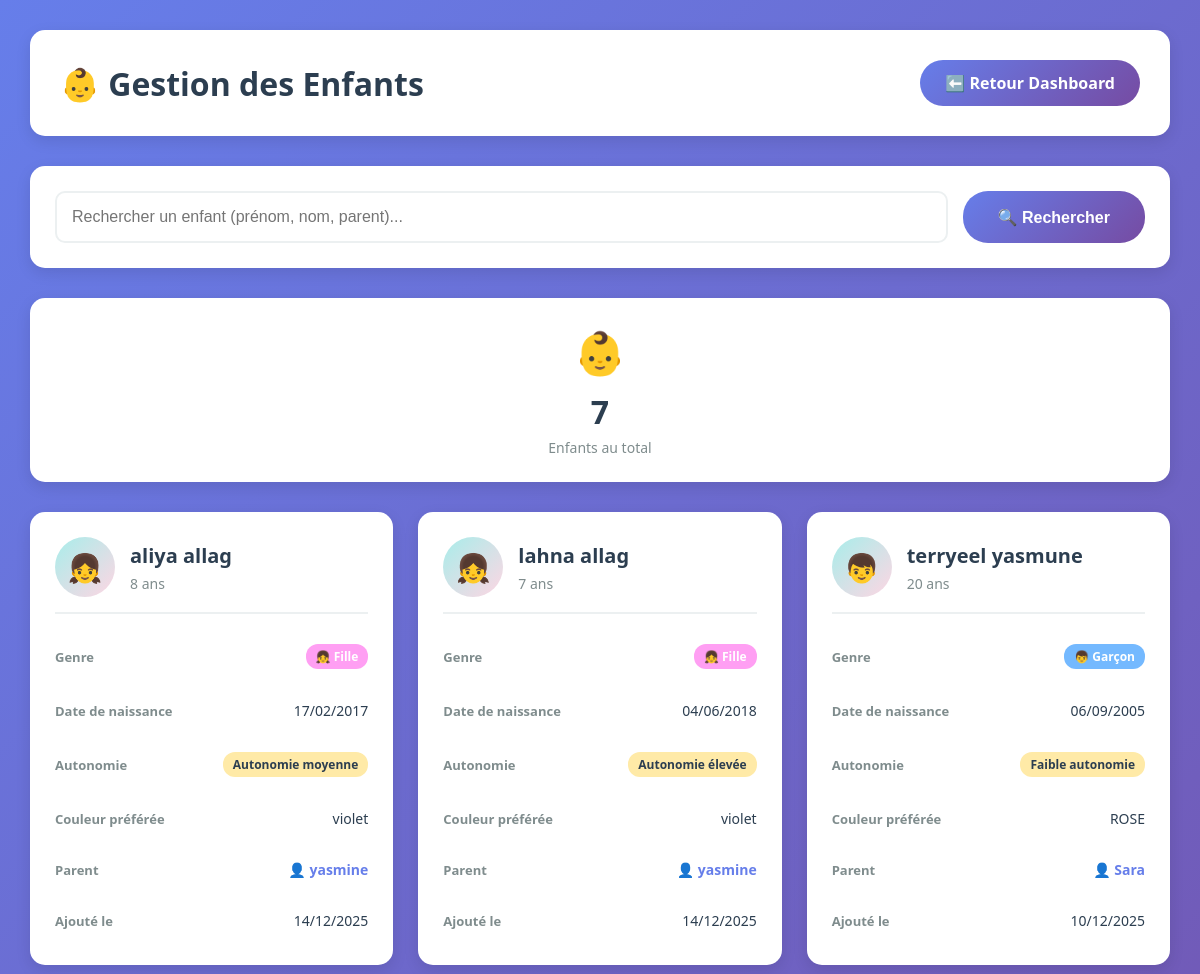
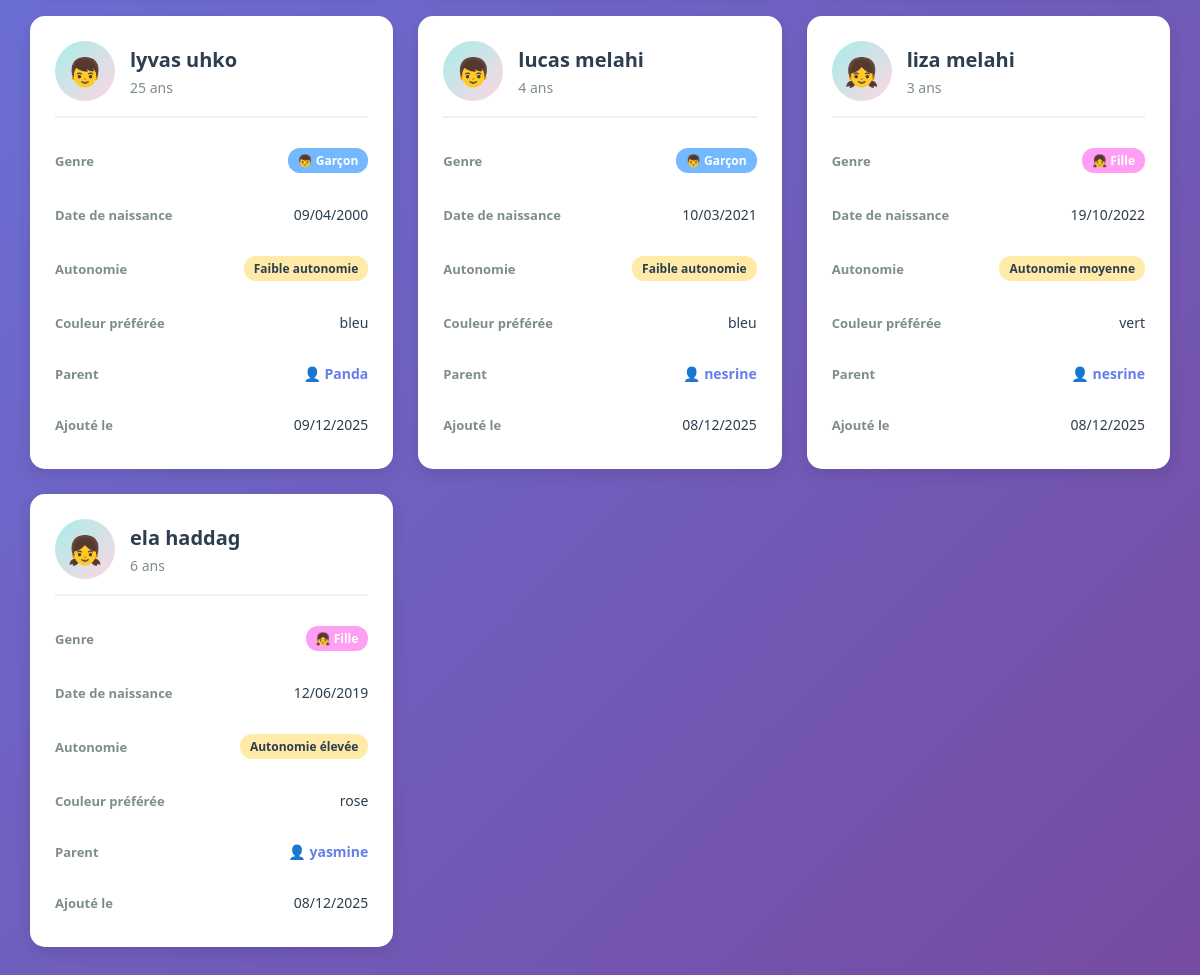
The page /admin-dashboard/enfants/ (signed in) on the database its author committed (2 pictures, top to bottom).
### authen/models.py (models this page shows, shortened)
class Enfant(models.Model):
    GENRE_CHOICES = [
        ('M', 'Garçon'),
        ('F', 'Fille'),
        ('A', 'Autre'),
    ]
    NIVEAU_AUTONOMIE_CHOICES = [
        ('faible', 'Faible autonomie'),
        ('moyen', 'Autonomie moyenne'),
        ('eleve', 'Autonomie élevée'),
    ]
    parent = models.ForeignKey(User, on_delete=models.CASCADE, related_name='enfants')
    prenom = models.CharField(max_length=100)
    nom = models.CharField(max_length=100)
    date_naissance = models.DateField()
    genre = models.CharField(max_length=1, choices=GENRE_CHOICES, default='M')
    niveau_autonomie = models.CharField(max_length=20, choices=NIVEAU_AUTONOMIE_CHOICES, default='moyen')
    besoins_specifiques = models.TextField(blank=True, null=True, help_text="Sensibilités, préférences, particularités...")
    couleur_preferee = models.CharField(max_length=50, blank=True, null=True)
    activites_preferees = models.TextField(blank=True, null=True, help_text="Jeux, activités favorites...")
    photo = models.ImageField(upload_to='enfants/', blank=True, null=True)
    created_at = models.DateTimeField(auto_now_add=True)
    updated_at = models.DateTimeField(auto_now=True)
    def age(self):
        from datetime import date
        today = date.today()
        return today.year - self.date_naissance.year - ((today.month, today.day) < (self.date_naissance.month, self.date_naissance.day))
    class Meta:
        verbose_name = "Enfant"
        verbose_name_plural = "Enfants"
        ordering = ['-created_at']

### authen/admin_views.py (the view)
# urls.py: path('admin-dashboard/enfants/', admin_enfants_list, name='admin_enfants_list'),
@admin_required
def admin_enfants_list(request):
    search = request.GET.get('search', '')
    enfants = Enfant.objects.select_related('parent').all()
    if search:
        enfants = enfants.filter(
            Q(prenom__icontains=search) |
            Q(nom__icontains=search) |
            Q(parent__username__icontains=search)
        )
    enfants = enfants.order_by('-created_at')
    context = {
        'enfants': enfants,
        'search': search,
    }
    return render(request, 'authen/admin/enfants_list.html', context)

### authen/admin_views.py (called while the page is built)
def is_admin(user):
    return user.is_staff or user.is_superuser

### authen/templates/authen/admin/enfants_list.html (shortened to what this page needs)
<!DOCTYPE html>
<html lang="fr">
<head>
</head>
<body>
    <div class="container">
        <div class="header">
            <h1>👶 Gestion des Enfants</h1>
            <a href="{% url 'admin_dashboard' %}" class="btn-back">⬅️ Retour Dashboard</a>
        </div>
        <div class="filters">
            <form method="GET" class="search-bar">
                <input type="text" name="search" placeholder="Rechercher un enfant (prénom, nom, parent)..." value="{{ search }}">
                <button type="submit" class="btn-search">🔍 Rechercher</button>
            </form>
        </div>
        <div class="stats-row">
            <div class="stat-box">
                <div class="icon">👶</div>
                <div class="number">{{ enfants|length }}</div>
                <div class="label">Enfants au total</div>
            </div>
        </div>
        {% if enfants %}
        <div class="enfants-grid">
            {% for enfant in enfants %}
            <div class="enfant-card">
                <div class="enfant-header">
                    <div class="enfant-avatar">
                        {% if enfant.genre == 'M' %}👦{% elif enfant.genre == 'F' %}👧{% else %}👤{% endif %}
                    </div>
                    <div class="enfant-name">
                        <h3>{{ enfant.prenom }} {{ enfant.nom }}</h3>
                        <p>{{ enfant.age }} ans</p>
                    </div>
                </div>
                <div class="enfant-info">
                    <div class="info-row">
                        <span class="label">Genre</span>
                        <span class="value">
                            {% if enfant.genre == 'M' %}
                                <span class="badge badge-garcon">👦 Garçon</span>
                            {% elif enfant.genre == 'F' %}
                                <span class="badge badge-fille">👧 Fille</span>
                            {% else %}
                                <span class="badge">Autre</span>
                            {% endif %}
                        </span>
                    </div>
                    <div class="info-row">
                        <span class="label">Date de naissance</span>
                        <span class="value">{{ enfant.date_naissance|date:"d/m/Y" }}</span>
                    </div>
                    <div class="info-row">
                        <span class="label">Autonomie</span>
                        <span class="value">
                            <span class="badge badge-autonomie">{{ enfant.get_niveau_autonomie_display }}</span>
                        </span>
                    </div>
                    {% if enfant.couleur_preferee %}
                    <div class="info-row">
                        <span class="label">Couleur préférée</span>
                        <span class="value">{{ enfant.couleur_preferee }}</span>
                    </div>
                    {% endif %}
                    <div class="info-row">
                        <span class="label">Parent</span>
                        <span class="value">
                            <a href="{% url 'admin_user_detail' enfant.parent.id %}" class="parent-link">
                                👤 {{ enfant.parent.username }}
                            </a>
                        </span>
                    </div>
                    <div class="info-row">
                        <span class="label">Ajouté le</span>
                        <span class="value">{{ enfant.created_at|date:"d/m/Y" }}</span>
                    </div>
                </div>
            </div>
            {% endfor %}
        </div>
        {% else %}
        <div class="no-results">
            <p>😕 Aucun enfant trouvé</p>
        </div>
        {% endif %}
    </div>
</body>
</html>

### authen/templates/authen/admin/enfants_list.html (style rules this page uses)
* { margin: 0; padding: 0; box-sizing: border-box; }
body { font-family: 'Segoe UI', Tahoma, Geneva, Verdana, sans-serif; background: linear-gradient(135deg, #667eea 0%, #764ba2 100%); min-height: 100vh; padding: 30px; }
.container { max-width: 1400px; margin: 0 auto; }
.header { background: white; padding: 30px; border-radius: 15px; box-shadow: 0 5px 15px rgba(0,0,0,0.1); margin-bottom: 30px; display: flex; justify-content: space-between; align-items: center; }
.header h1 { font-size: 32px; color: #2c3e50; }
.btn-back { padding: 12px 25px; background: linear-gradient(135deg, #667eea 0%, #764ba2 100%); color: white; border: none; border-radius: 25px; text-decoration: none; font-weight: 600; transition: all 0.3s; display: inline-block; }
.filters { background: white; padding: 25px; border-radius: 15px; box-shadow: 0 5px 15px rgba(0,0,0,0.1); margin-bottom: 30px; }
.search-bar { display: flex; gap: 15px; }
.search-bar input { flex: 1; padding: 15px; border: 2px solid #ecf0f1; border-radius: 10px; font-size: 16px; transition: all 0.3s; }
.btn-search { padding: 15px 35px; background: linear-gradient(135deg, #667eea 0%, #764ba2 100%); color: white; border: none; border-radius: 25px; cursor: pointer; font-weight: 600; font-size: 16px; transition: all 0.3s; }
.stats-row { display: grid; grid-template-columns: repeat(auto-fit, minmax(200px, 1fr)); gap: 20px; margin-bottom: 30px; }
.stat-box { background: white; padding: 25px; border-radius: 15px; box-shadow: 0 5px 15px rgba(0,0,0,0.1); text-align: center; }
.stat-box .icon { font-size: 42px; margin-bottom: 10px; }
.stat-box .number { font-size: 32px; font-weight: bold; color: #2c3e50; }
.stat-box .label { font-size: 14px; color: #7f8c8d; margin-top: 5px; }
.enfants-grid { display: grid; grid-template-columns: repeat(auto-fill, minmax(350px, 1fr)); gap: 25px; }
.enfant-card { background: white; border-radius: 15px; padding: 25px; box-shadow: 0 5px 15px rgba(0,0,0,0.1); transition: all 0.3s; }
.enfant-header { display: flex; align-items: center; gap: 15px; margin-bottom: 20px; padding-bottom: 15px; border-bottom: 2px solid #ecf0f1; }
.enfant-avatar { width: 60px; height: 60px; background: linear-gradient(135deg, #a8edea 0%, #fed6e3 100%); border-radius: 50%; display: flex; align-items: center; justify-content: center; font-size: 28px; }
.enfant-name { flex: 1; }
.enfant-name h3 { font-size: 20px; color: #2c3e50; margin-bottom: 5px; }
.enfant-name p { font-size: 14px; color: #7f8c8d; }
.enfant-info { display: grid; gap: 12px; }
.info-row { display: flex; justify-content: space-between; align-items: center; padding: 10px 0; }
.info-row .label { font-size: 13px; color: #7f8c8d; font-weight: 600; }
.info-row .value { font-size: 14px; color: #2c3e50; font-weight: 500; }
.badge { display: inline-block; padding: 4px 10px; border-radius: 12px; font-size: 12px; font-weight: 600; }
.badge-garcon { background: #74b9ff; color: white; }
.badge-fille { background: #ff9ff3; color: white; }
.badge-autonomie { background: #ffeaa7; color: #2c3e50; }
.parent-link { display: inline-flex; align-items: center; gap: 5px; color: #667eea; text-decoration: none; font-weight: 600; font-size: 14px; transition: all 0.3s; }

### rows shown on the page
Enfant: prenom "aliya", nom "allag", age "8", genre "👧 Fille", date_naissance "17/02/2017", niveau_autonomie "Autonomie moyenne", couleur_preferee "violet", parent.username "yasmine", created_at "14/12/2025"
Enfant: prenom "lahna", nom "allag", age "7", genre "👧 Fille", date_naissance "04/06/2018", niveau_autonomie "Autonomie élevée", couleur_preferee "violet", parent.username "yasmine", created_at "14/12/2025"
Enfant: prenom "terryeel", nom "yasmune", age "20", genre "👦 Garçon", date_naissance "06/09/2005", niveau_autonomie "Faible autonomie", couleur_preferee "ROSE", parent.username "Sara", created_at "10/12/2025"
Enfant: prenom "lyvas", nom "uhko", age "25", genre "👦 Garçon", date_naissance "09/04/2000", niveau_autonomie "Faible autonomie", couleur_preferee "bleu", parent.username "Panda", created_at "09/12/2025"
Enfant: prenom "lucas", nom "melahi", age "4", genre "👦 Garçon", date_naissance "10/03/2021", niveau_autonomie "Faible autonomie", couleur_preferee "bleu", parent.username "nesrine", created_at "08/12/2025"
Enfant: prenom "liza", nom "melahi", age "3", genre "👧 Fille", date_naissance "19/10/2022", niveau_autonomie "Autonomie moyenne", couleur_preferee "vert", parent.username "nesrine", created_at "08/12/2025"
Enfant: prenom "ela", nom "haddag", age "6", genre "👧 Fille", date_naissance "12/06/2019", niveau_autonomie "Autonomie élevée", couleur_preferee "rose", parent.username "yasmine", created_at "08/12/2025"

### other values the page prints
{{ enfants|length }} "7"
